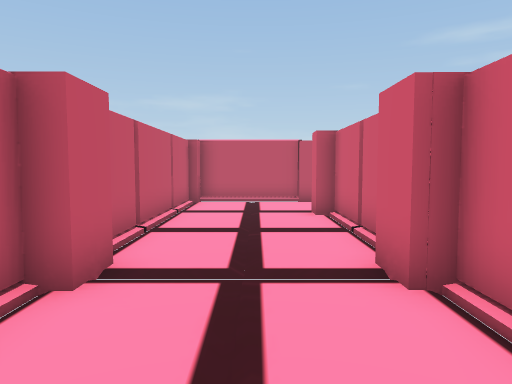
view 1 (above)

22 first-person views from a walk through a 3-D level made in the Unity game engine. The camera is 1.3 m above the floor, tilts 4° down and sees 70° across. The floor is counted in squares, 1 m on a side. Each view is taken from the middle of a square. On the plan, view 1 faces up. The plan holds only what a view shows up to about 15 squares ahead; the rest is blank. The place goes on beyond the plan. The player character is not drawn.

view 2
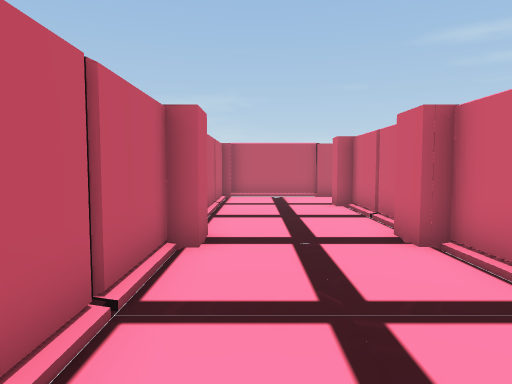

view 3
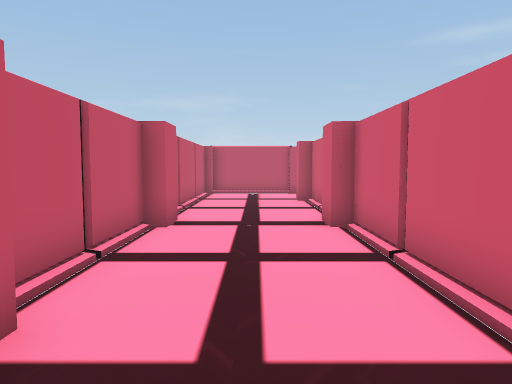

view 4
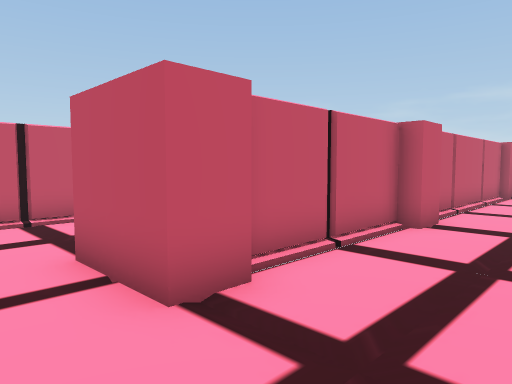

view 5
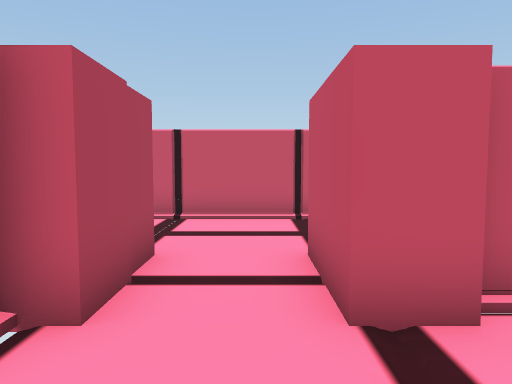

view 6
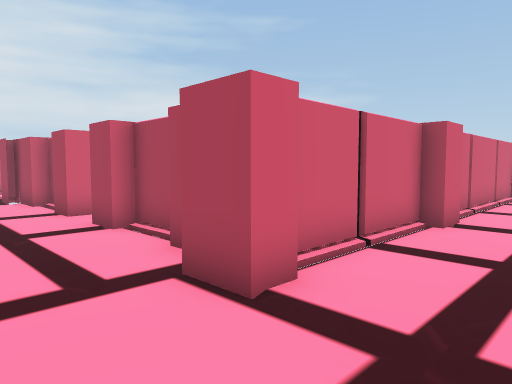

view 7
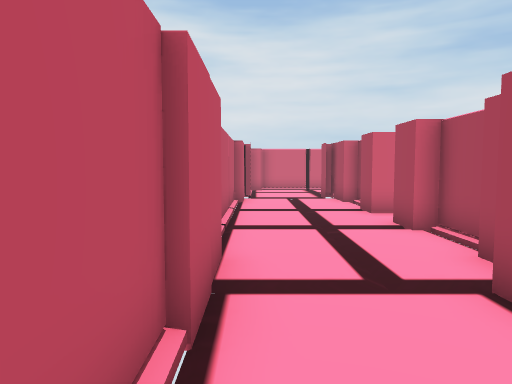

view 8
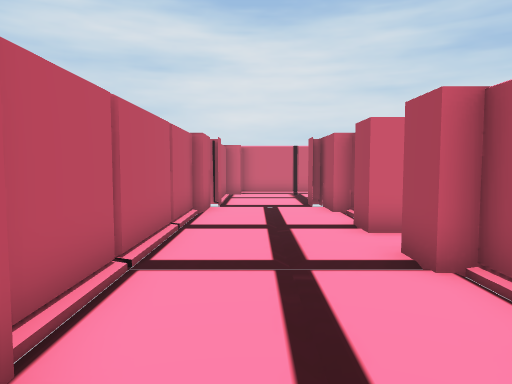

view 9
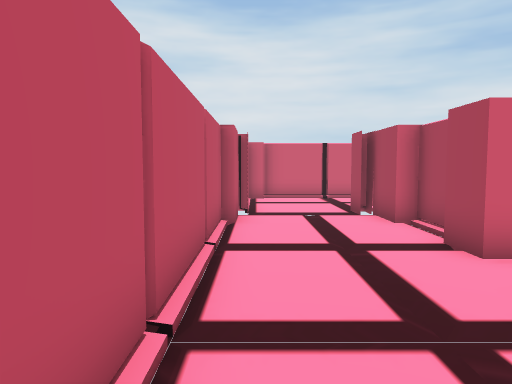

view 10
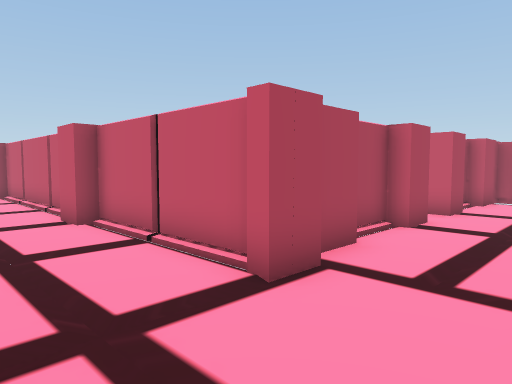

view 11
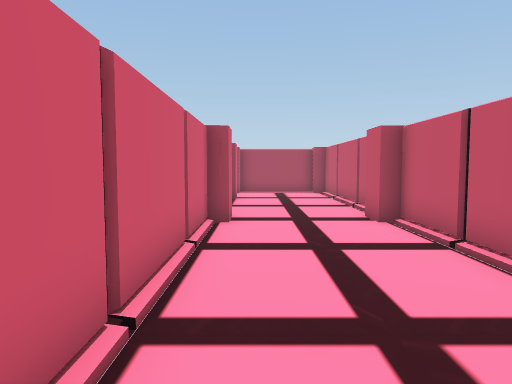

view 12
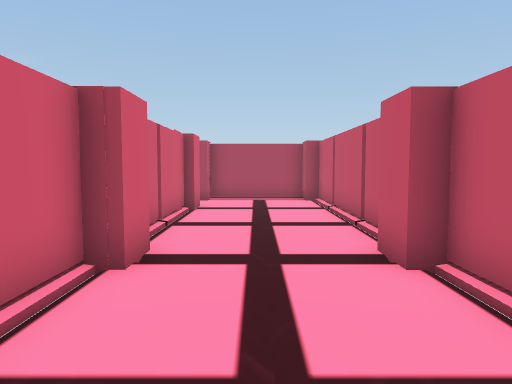

view 13
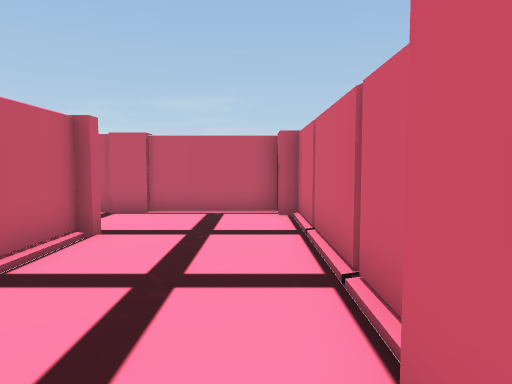

view 14
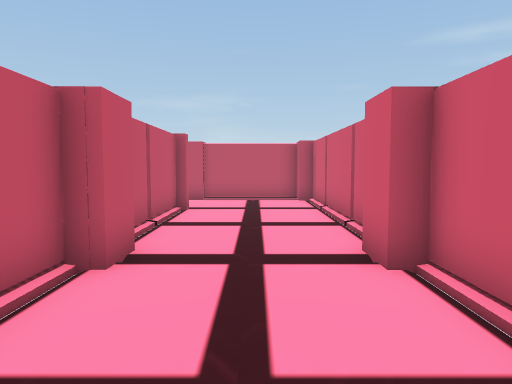

view 15
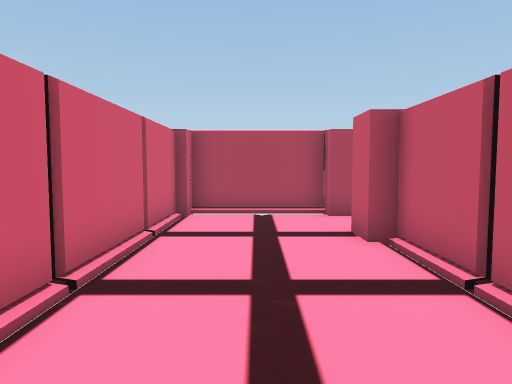

view 16
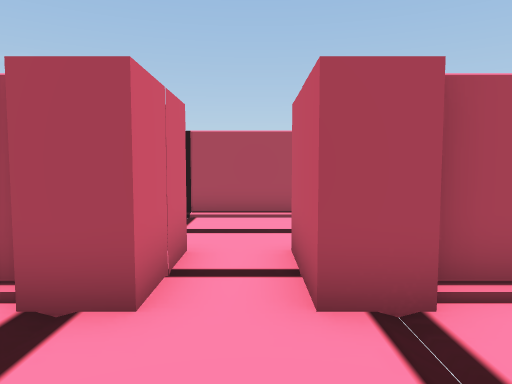

view 17
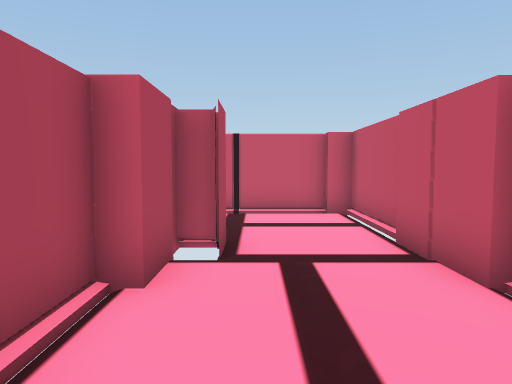

view 18
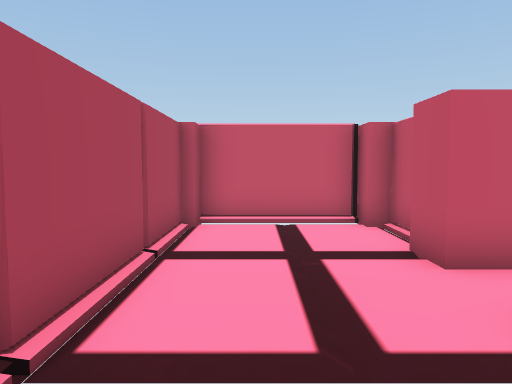

view 19
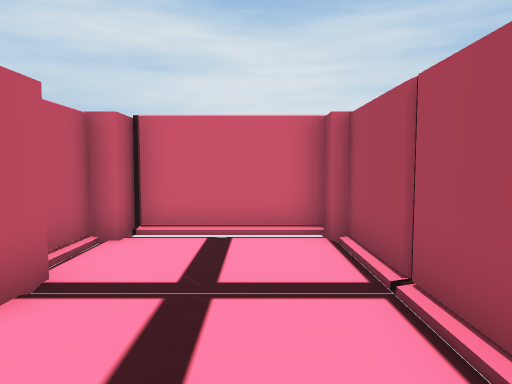

view 20
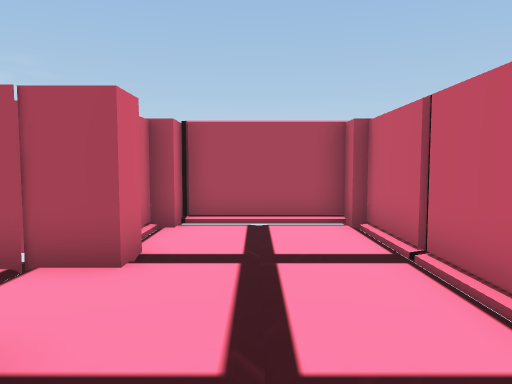

view 21
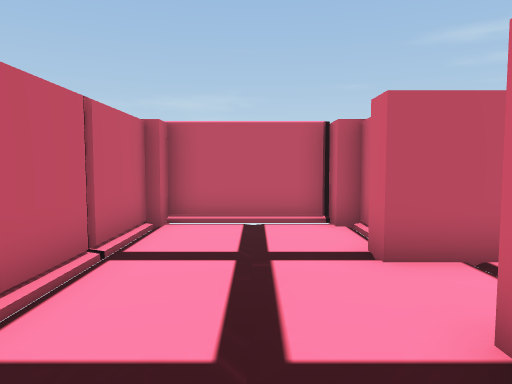

view 22
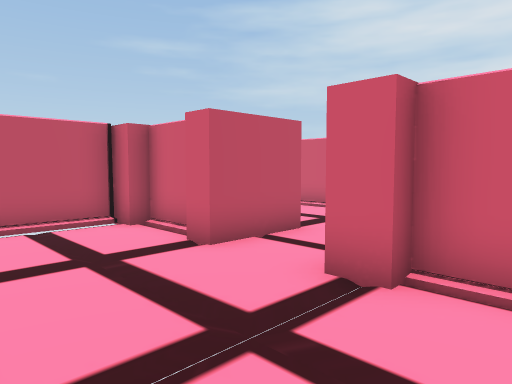

### Floor plan
Ten units are one square. View 1 is at (0, 0); x grows to the right and y downward. Boxes are objects, and circles mark ways between rooms. Rooms are numbered by the first view taken in them; rooms with no view inside come last. Other rooms are left out.
<svg viewBox="-88 -143 284 230">
<path fill="none" stroke="#000" d="M21 -48 21 -97M16 -97 16 -105 29 -105M21 -98 25 -98M28 -98 42 -98 42 -93 64 -93 64 -98 75 -98 75 -74M16 -37 16 -48M-19 -49 -19 -37 -24 -37 -24 12 -19 12 -19 22 -43 22M16 -138 -21 -138 -21 -130 -24 -130 -24 -60M43 -135 15 -135M91 -74 91 -98 101 -98 101 -93 123 -93 123 -98M21 45 21 -37M-19 51 18 51M-43 45 -19 45M123 -138 45 -138M186 -35 186 -45M191 -45 191 -127M139 -102 149 -102 149 -98M191 19 191 -35M123 -98 146 -98 146 -45 151 -45 151 -35 146 -35 146 47 151 47 151 54 188 54 188 46M188 29 188 18M186 -127 186 -135 148 -135M150 -132 139 -132M140 -135 123 -135M75 -74 64 -74M102 -74 94 -74M52 -79 42 -79M42 -74 35 -74 35 -37 42 -37M41 -34 124 -34M123 -79 110 -79M122 -37 130 -37 130 -74 123 -74M-43 22 -43 15M-43 53 -43 45M-38 9 -38 -6M-43 -6 -43 -13 -80 -13 -80 -6 -83 -6 -83 76M-80 82 -43 82M-38 75 -38 53"/>
<circle cx="130" cy="-120" r="3" fill="#2a7"/>
<circle cx="80" cy="-85" r="3" fill="#2a7"/>
<circle cx="-45" cy="35" r="3" fill="#2a7"/>
<text x="10" y="-70">1</text>
<text x="160" y="-40">2</text>
<text x="80" y="-60">3</text>
<text x="-70" y="30">4</text>
</svg>
Room 1 opens to room 2. Room 1 opens to room 3. Room 1 opens to room 4.

Where each view was taken, in squares from view 1:
view 1: 0 up, 0 right, facing up
view 2: 2 down, 1 left, facing up
view 3: 4 down, 0 right, facing up
view 4: 4 down, 1 right, facing up-left
view 5: 3 down, 1 right, facing left
view 6: 13 up, 1 left, facing down-right
view 7: 13 up, 1 left, facing right
view 8: 12 up, 2 right, facing right
view 9: 13 up, 4 right, facing right
view 10: 13 up, 18 right, facing down-left
view 11: 13 up, 18 right, facing down
view 12: 9 up, 17 right, facing down
view 13: 3 up, 18 right, facing up
view 14: 1 down, 17 right, facing up
view 15: 5 up, 0 right, facing down
view 16: 13 up, 8 right, facing down
view 17: 11 up, 8 right, facing left
view 18: 5 up, 12 right, facing left
view 19: 5 up, 6 right, facing right
view 20: 0 up, 6 left, facing down
view 21: 7 down, 6 left, facing up
view 22: 7 down, 8 left, facing up-right
